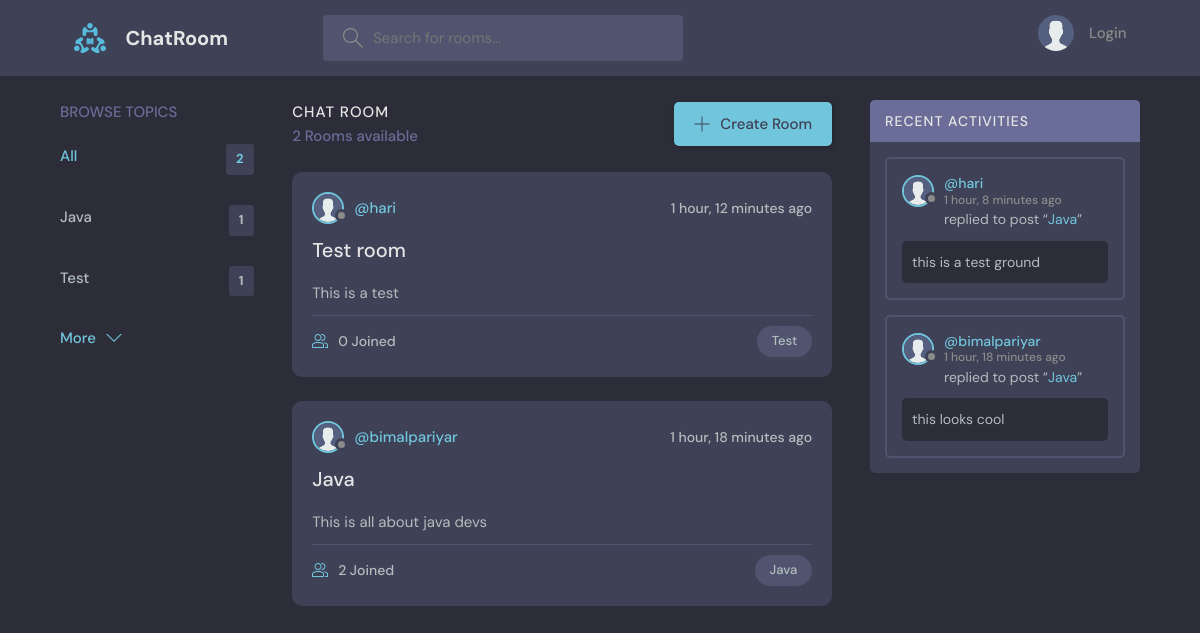
The page / on the database its author committed.
### base/models.py (models this page shows, shortened)
class Topic(models.Model):
    name = models.CharField(max_length=200)

class Room(models.Model):
    host = models.ForeignKey(User, on_delete=models.SET_NULL, null=True)
    topic = models.ForeignKey(Topic, on_delete=models.SET_NULL, null=True)
    name = models.CharField(max_length=200)
    description = models.TextField(null=True, blank=True)
    participants = models.ManyToManyField(User, related_name='participants', blank=True)
    created_at = models.DateTimeField(auto_now_add=True)
    updated_at = models.DateTimeField(auto_now=True)
    class Meta:
        ordering = ['-updated_at', '-created_at']
    def __str__(self):
        return self.name

class Profile(models.Model):
    user = models.OneToOneField(User, on_delete=models.CASCADE)
    name = models.CharField(max_length=200, default='Anonymous', null=True)
    bio = models.TextField(null=True, blank=True)
    profile_pic = models.ImageField(null=True, blank=True, default='profile_images/avatar.svg', upload_to='profile_images')
    created_at = models.DateTimeField(auto_now_add=True)
    updated_at = models.DateTimeField(auto_now=True)

class Message(models.Model):
    user = models.ForeignKey(User, on_delete=models.CASCADE)
    room = models.ForeignKey(Room, on_delete=models.CASCADE)
    body = models.TextField()
    created_at = models.DateTimeField(auto_now_add=True)
    updated_at = models.DateTimeField(auto_now=True)
    class Meta:
        ordering = ['-updated_at', '-created_at']
    def __str__(self):
        return self.body[0:30]

### base/views.py (the view)
# urls.py: path('', views.home, name="home"),
def home(request):
    query = request.GET.get('query') if request.GET.get('query') != None else ''
    rooms = Room.objects.filter(Q(topic__name__icontains=query)| Q(name__icontains=query) | Q(description__icontains=query))
    room_count = rooms.count()
    topics = Topic.objects.all()[0:5]
    conversations = Message.objects.filter(Q(room__topic__name__icontains=query))
    context = {'rooms': rooms, 'topics': topics, 'room_count': room_count, 'conversations': conversations}
    return render(request, 'base/home.html', context)

### base/templates/base/home.html
{% extends "base.html" %} {% block content %}
<main class="layout layout--3">
  <div class="container">
    <div>{% include "base/component_topics.html" %}</div>
    <div>
      <div class="roomList__header">
        <div>
          <h2>Chat Room</h2>
          <p>{{room_count}} Rooms available</p>
        </div>
        <a class="btn btn--main" href="{% url "new_room" %}">
          <svg
            version="1.1"
            xmlns="http://www.w3.org/2000/svg"
            width="32"
            height="32"
            viewBox="0 0 32 32"
          >
            <title>add</title>
            <path
              d="M16.943 0.943h-1.885v14.115h-14.115v1.885h14.115v14.115h1.885v-14.115h14.115v-1.885h-14.115v-14.115z"
            ></path>
          </svg>
          Create Room
        </a>
      </div>
      {% include "base/component_feed.html" %}
    </div>
     <div>
      {% include "base/component_activity.html" %}
     </div>
  </div>
</main>
{% endblock content %}

### base/templates/base/component_topics.html (shortened to what this page needs)
<div class="topics">
  <div class="topics__header">
    <h2>Browse Topics</h2>
  </div>
  <ul class="topics__list">
    <li>
      <a href="{% url "home" %}" class="active">All <span>{{topics.count}}</span></a>
    </li>
    {% for topic in topics %}
    <li>
      <a href="{% url "home" %}?query={{topic.name}}">{{topic.name}}<span>{{topic.room_set.all.count}}</span></a>
    </li>
    {% endfor %}
  </ul>
  <a class="btn btn--link" href="{% url "topics" %}">
    More
    <svg
      version="1.1"
      xmlns="http://www.w3.org/2000/svg"
      width="32"
      height="32"
      viewBox="0 0 32 32"
    >
      <title>chevron-down</title>
      <path d="M16 21l-13-13h-3l16 16 16-16h-3l-13 13z"></path>
    </svg>
  </a>
</div>

### base/templates/base/component_feed.html (shortened to what this page needs)
<div class="roomList">
  {% for room in rooms %}
  <div class="roomListRoom">
    <div class="roomListRoom__header">
      <a href="{% url 'user_profile' room.host.id %}" class="roomListRoom__author">
        <div class="avatar avatar--small">
          <img src="{{room.host.profile.profile_pic.url}}" />
        </div>
        <span>@{{room.host}}</span>
      </a>
      <div class="roomListRoom__actions">
        <span>{{room.created_at|timesince}} ago</span>
      </div>
    </div>
    <div class="roomListRoom__content">
      <a href="{% url "rooms" room.id %}">{{room.name }}</a>
      <p>{{room.description}}</p>
    </div>
    <div class="roomListRoom__meta">
      <a href="room.html" class="roomListRoom__joined">
        {{room.participants.count}} Joined
      </a>
      <p class="roomListRoom__topic">{{room.topic.name}}</p>
    </div>
  </div>
  {% endfor %}
</div>

### base/templates/base/component_activity.html
<div class="activities">
  <div class="activities__header">
    <h2>Recent Activities</h2>
  </div>
  {% for conversation in conversations %}
  <div class="activities__box">
    <div class="activities__boxHeader roomListRoom__header">
      <a
        href="{% url 'user_profile' conversation.user.id %}"
        class="roomListRoom__author"
      >
        <div class="avatar avatar--small">
          <img src="{{conversation.user.profile.profile_pic.url}}" />
        </div>
        <p>
          @{{conversation.user}}
          <span>{{conversation.created_at|timesince}} ago</span>
        </p>
      </a>
    </div>
    <div class="activities__boxContent">
      <p>
        replied to post “<a href="{% url 'rooms' conversation.room.id %}"
          >{{conversation.room}}</a
        >”
      </p>
      <div class="activities__boxRoomContent">{{conversation}}</div>
    </div>
  </div>
  {% endfor %}
</div>

### rows shown on the page
Topic: name "Java", room_set.all.count "1"
Topic: name "Test", room_set.all.count "1"
Room: host.profile.profile_pic (placeholder picture), host "hari", created_at "1 hour, 12 minutes", name "Test room", description "This is a test", participants.count "0", topic.name "Test"
Room: host.profile.profile_pic (placeholder picture), host "bimalpariyar", created_at "1 hour, 18 minutes", name "Java", description "This is all about java devs", participants.count "2", topic.name "Java"
Message: user.profile.profile_pic (placeholder picture), user "hari", created_at "1 hour, 8 minutes", room "Java", body "this is a test ground"
Message: user.profile.profile_pic (placeholder picture), user "bimalpariyar", created_at "1 hour, 18 minutes", room "Java", body "this looks cool"

### other values the page prints
{{ topics.count }} "2"
{{ room_count }} "2"
